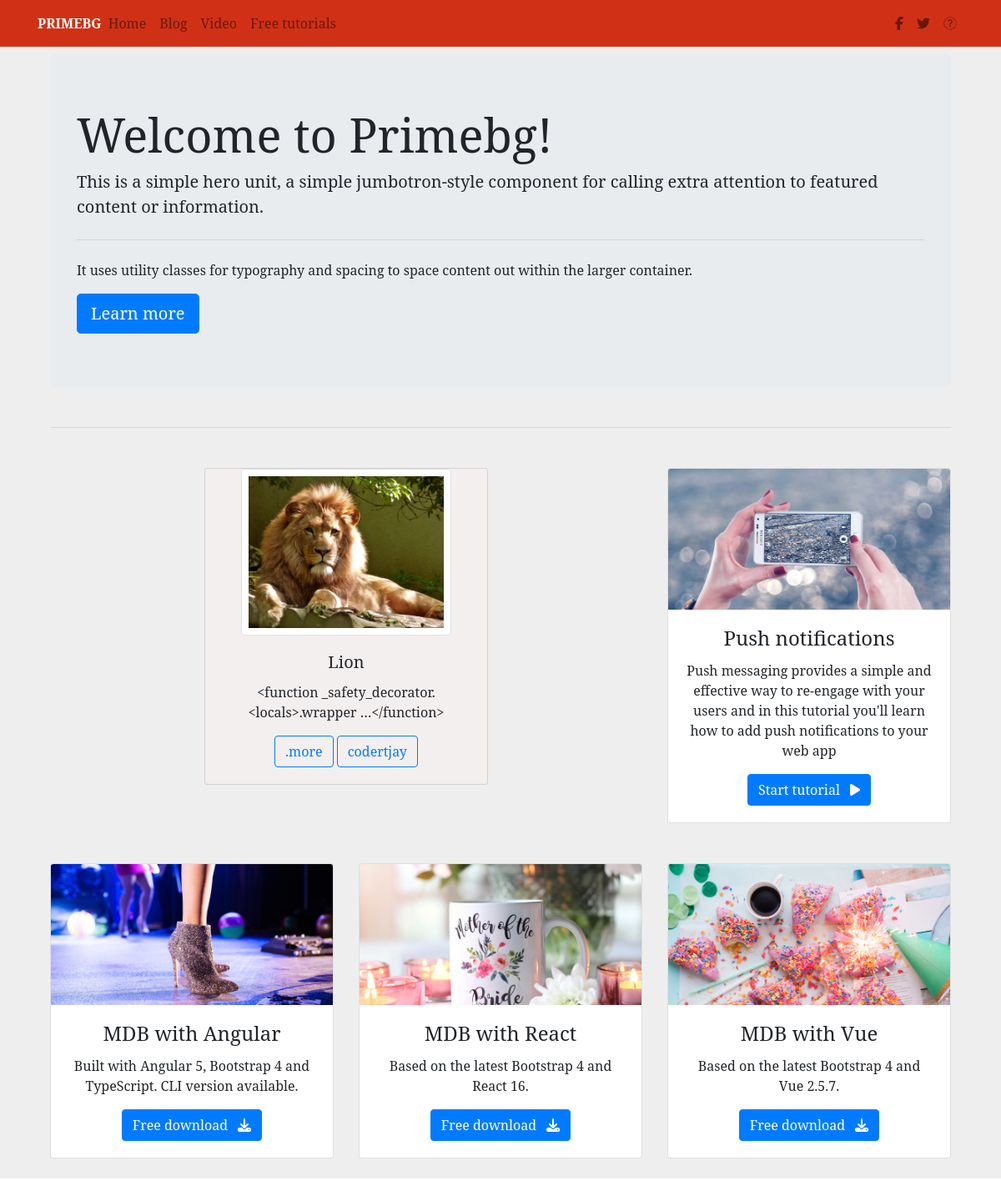
The page / on the database its author committed.
### blog/models.py (models this page shows, shortened)
class Post(models.Model):
    user = models.ForeignKey(User, default=1, on_delete=models.CASCADE)
    title = models.CharField(max_length=100, blank=True, null=True)
    slug = models.SlugField(unique=True)
    description = models.TextField(blank=True, null=True)
    image = models.ImageField(upload_to='post', blank=True, null=True)
    category = models.CharField(choices=blogCategory, max_length=3, blank=True, null=True)
    view_count = models.IntegerField(default=0)
    like = models.IntegerField(default=0)
    unlike = models.IntegerField(default=0)
    user_action = models.ManyToManyField(User, related_name='blog_action', through=Action, blank=True)
    published_date = models.DateField(auto_now=False, auto_now_add=False, blank=True, null=True)
    read_time = models.IntegerField(default=0)
    timestamp = models.DateTimeField(auto_now_add=True)
    objects = BlogPostManager()
    class Meta:
        ordering = ['-published_date', '-timestamp']
    def get_absolute_url(self):
        return reverse('blog:blog_detail', kwargs={'slug': self.slug})
    @property
    def imageURL(self):
        try:
            image = self.image.url
        except:
            image = ''
        return image
    def get_markdown(self):
        description = self.description
        markdown_text = markdown(description)
        return mark_safe(markdown_text)

### user/views.py (the view)
# urls.py: path('',home, name='user')
def home(request):
    post = Post.objects.published()[:3]
    context = {
        'posts': post
    }
    return render(request,'home-page.html',context)

### blog/models.py (called while the page is built)
    def published(self):
        now = timezone.now()
        return self.filter(published_date__lte=now)

    def get_queryset(self):
        return BlogPostQueryset(self.model, using=self._db)

    def published(self):
        return self.get_queryset().published()

### blog/templates/home-page.html (shortened to what this page needs)
{% extends 'base.html' %}
{% load static %}
{% block content %}
<body>
  <main class="">
    <div class="container">
    <div class="jumbotron">
      <h1 class="display-4">Welcome to Primebg!</h1>
      <p class="lead">This is a simple hero unit, a simple jumbotron-style component for calling extra attention to featured content or information.</p>
      <hr class="my-4">
      <p>It uses utility classes for typography and spacing to space content out within the larger container.</p>
      <a class="btn btn-primary btn-lg" href="#" role="button">Learn more</a>
    </div>
      <hr class="my-5">
      <section class="text-center">
        <div class="row mb-4 wow fadeIn">
{% for post in posts %}
    <div class="col-md-5 col-xl-4 color-8 col-lg-4 col-sm-8 mx-auto offset-sm-2  " >
     <div class="card mb-3 " style="background:#f3efef;">
         <a href="{{ post.get_absolute_url  }}">
          <img class="card-img-top p-2 img-thumbnail" style="height: 200px;width: auto" src="{{ post.imageURL }}">
         </a>
          <div class="card-body">
            <h5 class="card-title">{{ post.title }}</h5>
            <p class=" post-detail-item">{{ post.get_markdown|truncatechars_html:10 }}</p>
              <a href="{{ post.get_absolute_url }}" class="btn btn-outline-primary">.more</a>
              <a href="{% url 'blog_user_list' post.user %}" class="btn btn-outline-primary">{{ post.user.username }}</a>
      </div>
    </div>
 </div>
  {% endfor %}
          <div class="col-lg-4 col-md-6 mb-4">
            <div class="card">
              <div class="view overlay">
                <img src="{% static 'blog/img/blog/single_blog_2.png' %}" class="card-img-top" alt="">
              </div>
              <div class="card-body">
                <h4 class="card-title">Push notifications</h4>
                <p class="card-text">Push messaging provides a simple and effective way to re-engage with your users
                  and in this
                  tutorial you'll learn how to add push notifications to your web app</p>
                <a href="https://mdbootstrap.com/education/tech-marketing/web-push-introduction/" target="_blank" class="btn btn-primary btn-md">Start
                  tutorial
                  <i class="fas fa-play ml-2"></i>
                </a>
              </div>
            </div>
          </div>
        </div>
        <div class="row mb-4 wow fadeIn">
          <div class="col-lg-4 col-md-12 mb-4">
            <div class="card">
              <div class="view overlay">
                <img src="{% static 'blog/img/blog/single_blog_3.png' %}" class="card-img-top"
                  alt="">
              </div>
              <div class="card-body">
                <h4 class="card-title">MDB with Angular</h4>
                <p class="card-text">Built with Angular 5, Bootstrap 4 and TypeScript. CLI version available. </p>
                <a href="https://mdbootstrap.com/angular/" target="_blank" class="btn btn-primary btn-md">Free download
                  <i class="fas fa-download ml-2"></i>
                </a>
              </div>
            </div>
          </div>
          <div class="col-lg-4 col-md-6 mb-4">
            <div class="card">
              <div class="view overlay">
                <img src="{% static 'blog/img/blog/single_blog_4.png' %}" class="card-img-top" alt="">
              </div>
              <div class="card-body">
                <h4 class="card-title">MDB with React</h4>
                <p class="card-text">Based on the latest Bootstrap 4 and React 16. </p>
                <a href="https://mdbootstrap.com/react/" target="_blank" class="btn btn-primary btn-md">Free download
                  <i class="fas fa-download ml-2"></i>
                </a>
              </div>
            </div>
          </div>
          <div class="col-lg-4 col-md-6 mb-4">
            <div class="card">
              <div class="view overlay">
                <img src="{% static 'blog/img/blog/single_blog_5.png' %}" class="card-img-top" alt="">
              </div>
              <div class="card-body">
                <h4 class="card-title">MDB with Vue</h4>
                <p class="card-text">Based on the latest Bootstrap 4 and Vue 2.5.7. </p>
                <a href="https://mdbootstrap.com/vue/" target="_blank" class="btn btn-primary btn-md">Free download
                  <i class="fas fa-download ml-2"></i>
                </a>
              </div>
            </div>
          </div>
        </div>
      </section>
    </div>
  </main>
</body>
{% endblock %}

### blog/static/blog/css/base.css (style rules this page uses)
body { font-family: 'Tunga','serif'; }

### rows shown on the page
Post: imageURL (picture), title "Lion", get_markdown "<function _safety_decorator.<locals>.wrapper …</function>", user.username "codertjay"
